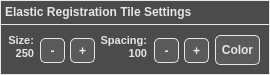
     <widget class="QFrame" name="ElasticRegistrationControlsFrame">
      <property name="geometry">
       <rect>
        <x>10</x>
        <y>585</y>
        <width>270</width>
        <height>75</height>
       </rect>
      </property>
      <property name="styleSheet">
       <string notr="true">QFrame { 
	background-color: #4b4b4b;
	border: 1px solid #e6e6e6; /* Border  */
}</string>
      </property>
      <property name="frameShape">
       <enum>QFrame::StyledPanel</enum>
      </property>
      <property name="frameShadow">
       <enum>QFrame::Raised</enum>
      </property>
      <widget class="QTextEdit" name="ElasticRegistrationHeaderText">
       <property name="geometry">
        <rect>
         <x>0</x>
         <y>0</y>
         <width>270</width>
         <height>25</height>
        </rect>
       </property>
       <property name="font">
        <font>
         <pointsize>10</pointsize>
         <weight>75</weight>
         <bold>true</bold>
        </font>
       </property>
       <property name="styleSheet">
        <string notr="true">QTextEdit { 
	background-color: #4b4b4b;
	color: #e6e6e6; /* Text color */
	border: 1px solid #e6e6e6; /* Border  */
    text-align: left;
    font-weight: bold;
}</string>
       </property>
       <property name="verticalScrollBarPolicy">
        <enum>Qt::ScrollBarAlwaysOff</enum>
       </property>
       <property name="horizontalScrollBarPolicy">
        <enum>Qt::ScrollBarAlwaysOff</enum>
       </property>
       <property name="readOnly">
        <bool>true</bool>
       </property>
       <property name="html">
        <string>&lt;!DOCTYPE HTML PUBLIC &quot;-//W3C//DTD HTML 4.0//EN&quot; &quot;http://www.w3.org/TR/REC-html40/strict.dtd&quot;&gt;
&lt;html&gt;&lt;head&gt;&lt;meta name=&quot;qrichtext&quot; content=&quot;1&quot; /&gt;&lt;style type=&quot;text/css&quot;&gt;
p, li { white-space: pre-wrap; }
&lt;/style&gt;&lt;/head&gt;&lt;body style=&quot; font-family:'MS Shell Dlg 2'; font-size:10pt; font-weight:600; font-style:normal;&quot;&gt;
&lt;p style=&quot; margin-top:0px; margin-bottom:0px; margin-left:0px; margin-right:0px; -qt-block-indent:0; text-indent:0px;&quot;&gt;&lt;span style=&quot; font-size:9pt;&quot;&gt;Elastic Registration Tile Settings&lt;/span&gt;&lt;/p&gt;&lt;/body&gt;&lt;/html&gt;</string>
       </property>
      </widget>
      <widget class="QPushButton" name="GrowTileSpacingButton">
       <property name="geometry">
        <rect>
         <x>184</x>
         <y>38</y>
         <width>25</width>
         <height>25</height>
        </rect>
       </property>
       <property name="font">
        <font>
         <pointsize>9</pointsize>
         <weight>75</weight>
         <bold>true</bold>
        </font>
       </property>
       <property name="styleSheet">
        <string notr="true">QPushButton {
    background-color: #5a5a5a;
    color: #e6e6e6; /* Text color */
    border: 1px solid #e6e6e6; /* Border  */
    border-radius: 5px; /* Optional: Rounded corners */
    padding: 5px; /* Optional: Padding around text */
}

QPushButton:hover {
    background-color: #666f75; /* Grey-blue when hovered */
}

QPushButton:pressed {
    background-color: #7b8e9c; /* More blue when pressed */
}</string>
       </property>
       <property name="text">
        <string>+</string>
       </property>
      </widget>
      <widget class="QPushButton" name="ShrinkTileSpacingButton">
       <property name="geometry">
        <rect>
         <x>154</x>
         <y>38</y>
         <width>25</width>
         <height>25</height>
        </rect>
       </property>
       <property name="font">
        <font>
         <pointsize>9</pointsize>
         <weight>75</weight>
         <bold>true</bold>
        </font>
       </property>
       <property name="styleSheet">
        <string notr="true">QPushButton {
    background-color: #5a5a5a;
    color: #e6e6e6; /* Text color */
    border: 1px solid #e6e6e6; /* Border  */
    border-radius: 5px; /* Optional: Rounded corners */
    padding: 5px; /* Optional: Padding around text */
}

QPushButton:hover {
    background-color: #666f75; /* Grey-blue when hovered */
}

QPushButton:pressed {
    background-color: #7b8e9c; /* More blue when pressed */
}</string>
       </property>
       <property name="text">
        <string>-</string>
       </property>
      </widget>
      <widget class="QPushButton" name="GrowTileSizeButton">
       <property name="geometry">
        <rect>
         <x>70</x>
         <y>38</y>
         <width>25</width>
         <height>25</height>
        </rect>
       </property>
       <property name="font">
        <font>
         <pointsize>9</pointsize>
         <weight>75</weight>
         <bold>true</bold>
        </font>
       </property>
       <property name="styleSheet">
        <string notr="true">QPushButton {
    background-color: #5a5a5a;
    color: #e6e6e6; /* Text color */
    border: 1px solid #e6e6e6; /* Border  */
    border-radius: 5px; /* Optional: Rounded corners */
    padding: 5px; /* Optional: Padding around text */
}

QPushButton:hover {
    background-color: #666f75; /* Grey-blue when hovered */
}

QPushButton:pressed {
    background-color: #7b8e9c; /* More blue when pressed */
}</string>
       </property>
       <property name="text">
        <string>+</string>
       </property>
      </widget>
      <widget class="QPushButton" name="ShrinkTileSizeButton">
       <property name="geometry">
        <rect>
         <x>40</x>
         <y>38</y>
         <width>25</width>
         <height>25</height>
        </rect>
       </property>
       <property name="font">
        <font>
         <pointsize>9</pointsize>
         <weight>75</weight>
         <bold>true</bold>
        </font>
       </property>
       <property name="styleSheet">
        <string notr="true">QPushButton {
    background-color: #5a5a5a;
    color: #e6e6e6; /* Text color */
    border: 1px solid #e6e6e6; /* Border  */
    border-radius: 5px; /* Optional: Rounded corners */
    padding: 5px; /* Optional: Padding around text */
}

QPushButton:hover {
    background-color: #666f75; /* Grey-blue when hovered */
}

QPushButton:pressed {
    background-color: #7b8e9c; /* More blue when pressed */
}</string>
       </property>
       <property name="text">
        <string>-</string>
       </property>
      </widget>
      <widget class="QTextEdit" name="TileSizeText">
       <property name="geometry">
        <rect>
         <x>1</x>
         <y>29</y>
         <width>38</width>
         <height>40</height>
        </rect>
       </property>
       <property name="font">
        <font>
         <pointsize>9</pointsize>
         <weight>75</weight>
         <bold>true</bold>
        </font>
       </property>
       <property name="styleSheet">
        <string notr="true">QTextEdit { 
    background-color: #4b4b4b;
    color: #e6e6e6; /* Text color */
    border: 1px solid #4b4b4b; /* Border */
    border-radius: 5px; /* Optional: Rounded corners */
    text-align: right;
    font-weight: bold;
}
</string>
       </property>
       <property name="verticalScrollBarPolicy">
        <enum>Qt::ScrollBarAlwaysOff</enum>
       </property>
       <property name="horizontalScrollBarPolicy">
        <enum>Qt::ScrollBarAlwaysOff</enum>
       </property>
       <property name="readOnly">
        <bool>true</bool>
       </property>
       <property name="html">
        <string>&lt;!DOCTYPE HTML PUBLIC &quot;-//W3C//DTD HTML 4.0//EN&quot; &quot;http://www.w3.org/TR/REC-html40/strict.dtd&quot;&gt;
&lt;html&gt;&lt;head&gt;&lt;meta name=&quot;qrichtext&quot; content=&quot;1&quot; /&gt;&lt;style type=&quot;text/css&quot;&gt;
p, li { white-space: pre-wrap; }
&lt;/style&gt;&lt;/head&gt;&lt;body style=&quot; font-family:'MS Shell Dlg 2'; font-size:9pt; font-weight:600; font-style:normal;&quot;&gt;
&lt;p align=&quot;right&quot; style=&quot; margin-top:0px; margin-bottom:0px; margin-left:0px; margin-right:0px; -qt-block-indent:0; text-indent:0px;&quot;&gt;&lt;span style=&quot; font-size:8.25pt;&quot;&gt;Size:&lt;/span&gt;&lt;/p&gt;
&lt;p align=&quot;right&quot; style=&quot; margin-top:0px; margin-bottom:0px; margin-left:0px; margin-right:0px; -qt-block-indent:0; text-indent:0px;&quot;&gt;&lt;span style=&quot; font-size:8.25pt;&quot;&gt;250&lt;/span&gt;&lt;/p&gt;&lt;/body&gt;&lt;/html&gt;</string>
       </property>
      </widget>
      <widget class="QTextEdit" name="TileSpacingText">
       <property name="geometry">
        <rect>
         <x>92</x>
         <y>29</y>
         <width>60</width>
         <height>40</height>
        </rect>
       </property>
       <property name="font">
        <font>
         <pointsize>9</pointsize>
         <weight>75</weight>
         <bold>true</bold>
        </font>
       </property>
       <property name="styleSheet">
        <string notr="true">QTextEdit { 
    background-color: #4b4b4b;
    color: #e6e6e6; /* Text color */
    border: 1px solid #4b4b4b; /* Border */
    border-radius: 5px; /* Optional: Rounded corners */
    text-align: right;
    font-weight: bold;
}
</string>
       </property>
       <property name="verticalScrollBarPolicy">
        <enum>Qt::ScrollBarAlwaysOff</enum>
       </property>
       <property name="horizontalScrollBarPolicy">
        <enum>Qt::ScrollBarAlwaysOff</enum>
       </property>
       <property name="readOnly">
        <bool>true</bool>
       </property>
       <property name="html">
        <string>&lt;!DOCTYPE HTML PUBLIC &quot;-//W3C//DTD HTML 4.0//EN&quot; &quot;http://www.w3.org/TR/REC-html40/strict.dtd&quot;&gt;
&lt;html&gt;&lt;head&gt;&lt;meta name=&quot;qrichtext&quot; content=&quot;1&quot; /&gt;&lt;style type=&quot;text/css&quot;&gt;
p, li { white-space: pre-wrap; }
&lt;/style&gt;&lt;/head&gt;&lt;body style=&quot; font-family:'MS Shell Dlg 2'; font-size:9pt; font-weight:600; font-style:normal;&quot;&gt;
&lt;p align=&quot;right&quot; style=&quot; margin-top:0px; margin-bottom:0px; margin-left:0px; margin-right:0px; -qt-block-indent:0; text-indent:0px;&quot;&gt;&lt;span style=&quot; font-size:8.25pt;&quot;&gt;Spacing:&lt;/span&gt;&lt;/p&gt;
&lt;p align=&quot;right&quot; style=&quot; margin-top:0px; margin-bottom:0px; margin-left:0px; margin-right:0px; -qt-block-indent:0; text-indent:0px;&quot;&gt;&lt;span style=&quot; font-size:8.25pt;&quot;&gt;100&lt;/span&gt;&lt;/p&gt;&lt;/body&gt;&lt;/html&gt;</string>
       </property>
      </widget>
      <widget class="QPushButton" name="ColorSquaresButton">
       <property name="geometry">
        <rect>
         <x>215</x>
         <y>35</y>
         <width>45</width>
         <height>30</height>
        </rect>
       </property>
       <property name="font">
        <font>
         <pointsize>9</pointsize>
         <weight>75</weight>
         <bold>true</bold>
        </font>
       </property>
       <property name="styleSheet">
        <string notr="true">QPushButton {
    background-color: #5a5a5a;
    color: #e6e6e6; /* Text color */
    border: 1px solid #e6e6e6; /* Border  */
    border-radius: 5px; /* Optional: Rounded corners */
    padding: 5px; /* Optional: Padding around text */
}

QPushButton:hover {
    background-color: #666f75; /* Grey-blue when hovered */
}

QPushButton:pressed {
    background-color: #7b8e9c; /* More blue when pressed */
}</string>
       </property>
       <property name="text">
        <string>Color</string>
       </property>
      </widget>
      <zorder>TileSizeText</zorder>
      <zorder>TileSpacingText</zorder>
      <zorder>ElasticRegistrationHeaderText</zorder>
      <zorder>GrowTileSpacingButton</zorder>
      <zorder>ShrinkTileSpacingButton</zorder>
      <zorder>GrowTileSizeButton</zorder>
      <zorder>ShrinkTileSizeButton</zorder>
      <zorder>ColorSquaresButton</zorder>
     </widget>
